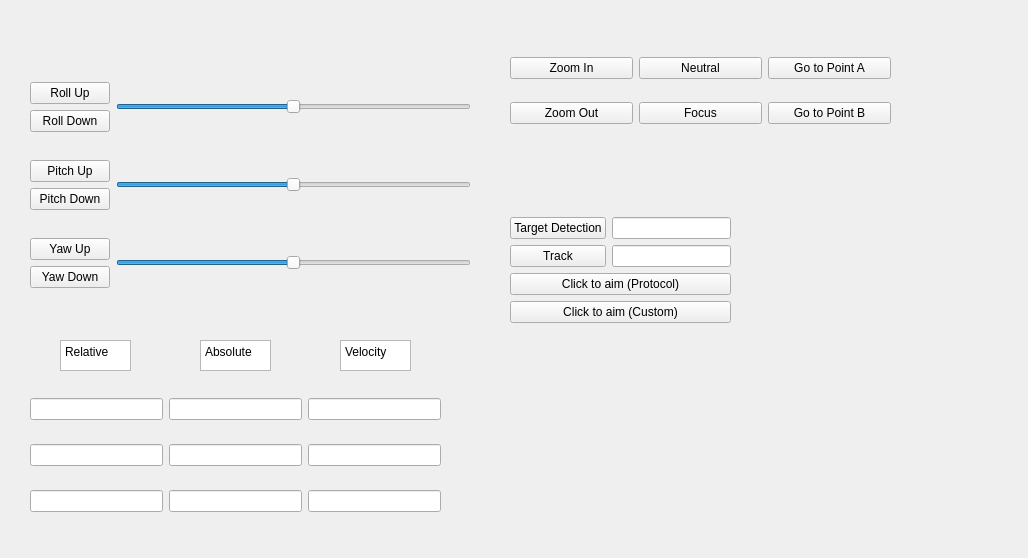
<?xml version="1.0" encoding="UTF-8"?>
<ui version="4.0">
 <class>GimbalRemote</class>
 <widget class="QWidget" name="GimbalRemote">
  <property name="geometry">
   <rect>
    <x>0</x>
    <y>0</y>
    <width>1028</width>
    <height>558</height>
   </rect>
  </property>
  <property name="windowTitle">
   <string>Form</string>
  </property>
  <widget class="QWidget" name="gridLayoutWidget">
   <property name="geometry">
    <rect>
     <x>30</x>
     <y>60</y>
     <width>441</width>
     <height>251</height>
    </rect>
   </property>
   <layout class="QGridLayout" name="gridLayout_2">
    <item row="0" column="0">
     <layout class="QVBoxLayout" name="verticalLayout_5">
      <item>
       <widget class="QPushButton" name="rollUp">
        <property name="text">
         <string>Roll Up</string>
        </property>
       </widget>
      </item>
      <item>
       <widget class="QPushButton" name="rollDown">
        <property name="text">
         <string>Roll Down</string>
        </property>
       </widget>
      </item>
     </layout>
    </item>
    <item row="2" column="0">
     <layout class="QVBoxLayout" name="verticalLayout_4">
      <item>
       <widget class="QPushButton" name="yawUp">
        <property name="text">
         <string>Yaw Up</string>
        </property>
       </widget>
      </item>
      <item>
       <widget class="QPushButton" name="yawDown">
        <property name="text">
         <string>Yaw Down</string>
        </property>
       </widget>
      </item>
     </layout>
    </item>
    <item row="1" column="0">
     <layout class="QVBoxLayout" name="verticalLayout_3">
      <item>
       <widget class="QPushButton" name="pitchUp">
        <property name="text">
         <string>Pitch Up</string>
        </property>
       </widget>
      </item>
      <item>
       <widget class="QPushButton" name="pitchDown">
        <property name="text">
         <string>Pitch Down</string>
        </property>
       </widget>
      </item>
     </layout>
    </item>
    <item row="2" column="1">
     <widget class="QSlider" name="sliderYaw">
      <property name="minimum">
       <number>-1000</number>
      </property>
      <property name="maximum">
       <number>1000</number>
      </property>
      <property name="singleStep">
       <number>1</number>
      </property>
      <property name="orientation">
       <enum>Qt::Orientation::Horizontal</enum>
      </property>
     </widget>
    </item>
    <item row="1" column="1">
     <widget class="QSlider" name="sliderPitch">
      <property name="minimum">
       <number>-1000</number>
      </property>
      <property name="maximum">
       <number>1000</number>
      </property>
      <property name="singleStep">
       <number>1</number>
      </property>
      <property name="orientation">
       <enum>Qt::Orientation::Horizontal</enum>
      </property>
     </widget>
    </item>
    <item row="0" column="1">
     <widget class="QSlider" name="sliderRoll">
      <property name="minimum">
       <number>-1000</number>
      </property>
      <property name="maximum">
       <number>1000</number>
      </property>
      <property name="orientation">
       <enum>Qt::Orientation::Horizontal</enum>
      </property>
     </widget>
    </item>
   </layout>
  </widget>
  <widget class="QWidget" name="horizontalLayoutWidget_2">
   <property name="geometry">
    <rect>
     <x>30</x>
     <y>380</y>
     <width>411</width>
     <height>151</height>
    </rect>
   </property>
   <layout class="QHBoxLayout" name="horizontalLayout">
    <item>
     <layout class="QVBoxLayout" name="verticalLayout_7">
      <item>
       <widget class="QLineEdit" name="relaRoll"/>
      </item>
      <item>
       <widget class="QLineEdit" name="relaPitch"/>
      </item>
      <item>
       <widget class="QLineEdit" name="relaYaw"/>
      </item>
     </layout>
    </item>
    <item>
     <layout class="QVBoxLayout" name="verticalLayout_2">
      <item>
       <widget class="QLineEdit" name="absoRoll"/>
      </item>
      <item>
       <widget class="QLineEdit" name="absoPitch"/>
      </item>
      <item>
       <widget class="QLineEdit" name="absoYaw"/>
      </item>
     </layout>
    </item>
    <item>
     <layout class="QVBoxLayout" name="verticalLayout_8">
      <item>
       <widget class="QLineEdit" name="absoVelRoll"/>
      </item>
      <item>
       <widget class="QLineEdit" name="absoVelPitch"/>
      </item>
      <item>
       <widget class="QLineEdit" name="absoVelYaw"/>
      </item>
     </layout>
    </item>
   </layout>
  </widget>
  <widget class="QPlainTextEdit" name="plainTextEdit">
   <property name="geometry">
    <rect>
     <x>60</x>
     <y>340</y>
     <width>71</width>
     <height>31</height>
    </rect>
   </property>
   <property name="plainText">
    <string>Relative</string>
   </property>
  </widget>
  <widget class="QPlainTextEdit" name="plainTextEdit_2">
   <property name="geometry">
    <rect>
     <x>200</x>
     <y>340</y>
     <width>71</width>
     <height>31</height>
    </rect>
   </property>
   <property name="layoutDirection">
    <enum>Qt::LayoutDirection::LeftToRight</enum>
   </property>
   <property name="plainText">
    <string>Absolute</string>
   </property>
  </widget>
  <widget class="QPlainTextEdit" name="plainTextEdit_3">
   <property name="geometry">
    <rect>
     <x>340</x>
     <y>340</y>
     <width>71</width>
     <height>31</height>
    </rect>
   </property>
   <property name="plainText">
    <string>Velocity</string>
   </property>
  </widget>
  <widget class="QWidget" name="horizontalLayoutWidget_3">
   <property name="geometry">
    <rect>
     <x>510</x>
     <y>40</y>
     <width>381</width>
     <height>101</height>
    </rect>
   </property>
   <layout class="QHBoxLayout" name="horizontalLayout_3">
    <item>
     <layout class="QVBoxLayout" name="verticalLayout">
      <item>
       <widget class="QPushButton" name="zoomIn">
        <property name="text">
         <string>Zoom In</string>
        </property>
       </widget>
      </item>
      <item>
       <widget class="QPushButton" name="zoomOut">
        <property name="text">
         <string>Zoom Out</string>
        </property>
       </widget>
      </item>
     </layout>
    </item>
    <item>
     <layout class="QVBoxLayout" name="verticalLayout_9">
      <item>
       <widget class="QPushButton" name="btnNeutral">
        <property name="text">
         <string>Neutral</string>
        </property>
       </widget>
      </item>
      <item>
       <widget class="QPushButton" name="btnFocus">
        <property name="text">
         <string>Focus</string>
        </property>
       </widget>
      </item>
     </layout>
    </item>
    <item>
     <layout class="QVBoxLayout" name="verticalLayout_10">
      <item>
       <widget class="QPushButton" name="goTo">
        <property name="text">
         <string>Go to Point A</string>
        </property>
       </widget>
      </item>
      <item>
       <widget class="QPushButton" name="goToB">
        <property name="text">
         <string>Go to Point B</string>
        </property>
       </widget>
      </item>
     </layout>
    </item>
   </layout>
  </widget>
  <widget class="QWidget" name="verticalLayoutWidget">
   <property name="geometry">
    <rect>
     <x>510</x>
     <y>180</y>
     <width>221</width>
     <height>181</height>
    </rect>
   </property>
   <layout class="QVBoxLayout" name="verticalLayout_12">
    <item>
     <layout class="QVBoxLayout" name="verticalLayout_11">
      <item>
       <layout class="QHBoxLayout" name="horizontalLayout_2">
        <item>
         <layout class="QVBoxLayout" name="verticalLayout_6">
          <item>
           <widget class="QPushButton" name="pushButton">
            <property name="text">
             <string>Target Detection</string>
            </property>
           </widget>
          </item>
          <item>
           <widget class="QPushButton" name="btnTrack">
            <property name="text">
             <string>Track</string>
            </property>
           </widget>
          </item>
         </layout>
        </item>
        <item>
         <layout class="QGridLayout" name="gridLayout_3">
          <item row="1" column="1">
           <widget class="QLineEdit" name="editLastY"/>
          </item>
          <item row="0" column="1">
           <widget class="QLineEdit" name="editLastX">
            <property name="enabled">
             <bool>true</bool>
            </property>
            <property name="contextMenuPolicy">
             <enum>Qt::ContextMenuPolicy::DefaultContextMenu</enum>
            </property>
           </widget>
          </item>
         </layout>
        </item>
       </layout>
      </item>
      <item>
       <widget class="QPushButton" name="ctaProtocol">
        <property name="text">
         <string>Click to aim (Protocol)</string>
        </property>
       </widget>
      </item>
      <item>
       <widget class="QPushButton" name="ctaCustom">
        <property name="text">
         <string>Click to aim (Custom)</string>
        </property>
       </widget>
      </item>
     </layout>
    </item>
   </layout>
  </widget>
 </widget>
 <resources/>
 <connections/>
</ui>
